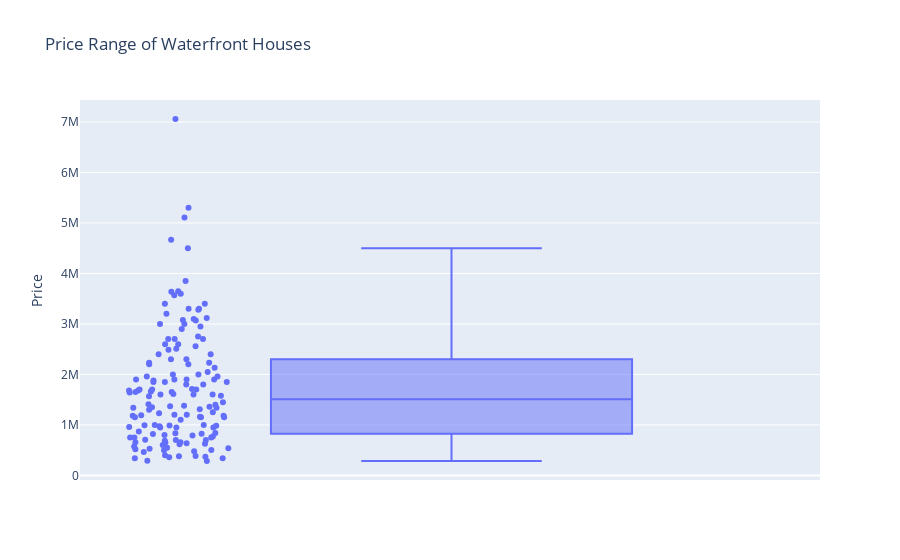

Source (notebook cell):
### Markdown cell above
First of all, we can generally say, that there are houses with and without waterfront access that are expensive.

### Code cell
df_waterfront = df[df["waterfront"] == True]

fig = px.box(df_waterfront, y='price',
              points="all", 
              title='Price Range of Waterfront Houses', 
              labels={'price': 'Price'})

fig.show()

### Figure 1 — Plotly figure (JSON) as saved in the notebook; plotly's stock layout.template omitted (floating-point values rounded to 4 significant figures; data arrays with more than 128 entries replaced by an {"elided": "..."} marker saying what was removed)
{"data": [{"alignmentgroup": "True", "boxpoints": "all", "hovertemplate": "Price=%{y}<extra></extra>", "legendgroup": "", "marker": {"color": "#636efa"}, "name": "", "notched": false, "offsetgroup": "", "orientation": "v", "showlegend": false, "type": "box", "x0": " ", "xaxis": "x", "y": {"elided": "146 int values"}, "y0": " ", "yaxis": "y"}], "layout": {"boxmode": "group", "legend": {"tracegroupgap": 0}, "title": {"text": "Price Range of Waterfront Houses"}, "xaxis": {"anchor": "y", "domain": [0, 1]}, "yaxis": {"anchor": "x", "domain": [0, 1], "title": {"text": "Price"}}}}
